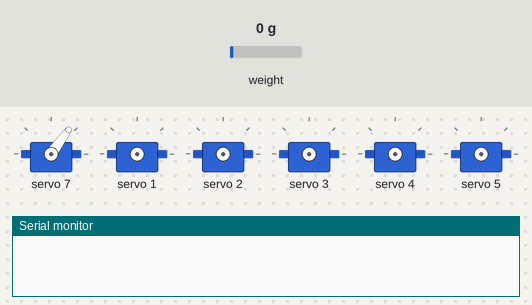
Recording of a sketch running on a simulated Arduino Uno, built with avr-gcc and run on an emulated ATmega328P. Shown: 6 × servo, the last lines printed to the serial monitor. Inputs (shaded band) come from the test bench; at power-on: weight on the scale 0 g.

Above: at 1.2 s.
At 12.7 s:
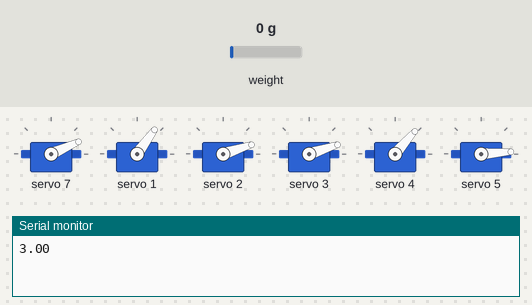
At 17.7 s:
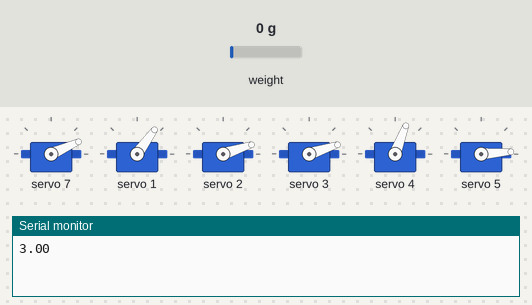
At 20.7 s:
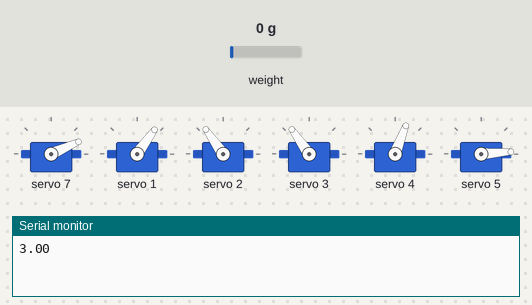
At 22.7 s:
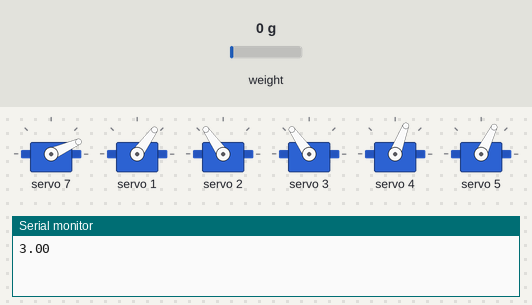
At 34.2 s:
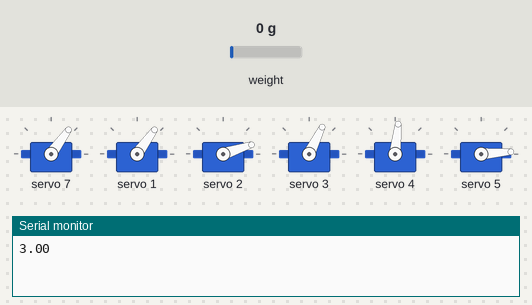
Timing chart, 0 to 40.0 s (numbered marks = the images above):
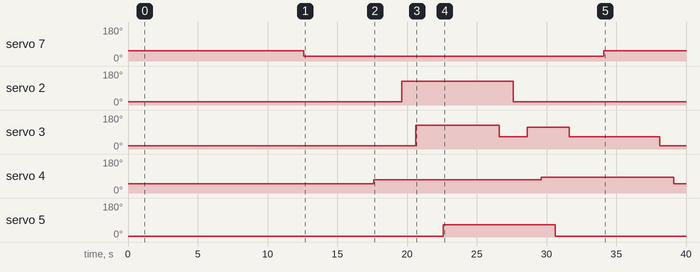

Measured:
- by itself, servo 7: 54° → 24° at 12.6 s, → 54° 21.5 s later
- by itself, servo 2: 18° → 125° at 19.6 s, → 18° 8.0 s later
- by itself, servo 3: 18° → 125° at 20.6 s, → 64° 6.0 s later, → 116° 2.0 s later, → 64° 3.0 s later, … (5 changes in this stretch)
- by itself, servo 4: 49° → 69° at 17.6 s, → 84° 12.0 s later, → 49° 9.5 s later
- by itself, servo 5: 4° → 64° at 22.6 s, → 4° 8.0 s later

The sketch:

main.ino
```cpp
#include <Wire.h>
#include <Adafruit_PWMServoDriver.h>
#include "HX711.h"

Adafruit_PWMServoDriver pca9685 = Adafruit_PWMServoDriver();
HX711 scale;

#define MG996R_SERVO_MIN 150 // MG996R 서보 모터의 최소 펄스 길이 (0도)
#define MG996R_SERVO_MAX 600 // MG996R 서보 모터의 최대 펄스 길이 (180도)
#define SG90_SERVO_MIN 120   // SG90 서보 모터의 최소 펄스 길이 (0도)
#define SG90_SERVO_MAX 500   // SG90 서보 모터의 최대 펄스 길이 (180도)
#define DOUT 3 // HX711의 DT 핀
#define CLK 2 // HX711의 SCK 핀
#define REPETITIONS 3 // 반복 횟수 (모터의 개수)

// 각도를 MG996R 서보의 펄스 길이로 변환하는 함수
int angleToPulseMG996R(int angle) {
  return map(angle, 0, 180, MG996R_SERVO_MIN, MG996R_SERVO_MAX);
}

// 각도를 SG90 서보의 펄스 길이로 변환하는 함수
int angleToPulseSG90(int angle) {
  return map(angle, 0, 180, SG90_SERVO_MIN, SG90_SERVO_MAX);
}

void setup() {
  Serial.begin(9600);

  // PCA9685 초기화
  pca9685.begin();
  pca9685.setPWMFreq(50);

  // HX711 초기화
  scale.begin(DOUT, CLK);
  scale.set_scale();    // 기본 설정
  scale.tare();         // 로드셀 초기화 (tare로 영점 설정)

  delay(100); // 안정화 대기
}

void loop() {
  // 로드셀 데이터 읽기
  // float weight = scale.get_units(5); // 평균 5번 측정
  // weight = abs((weight / 1000)); // weight 값 보정

  // // 시리얼 모니터에 무게 출력
  // Serial.print("Weight: ");
  // Serial.print(weight);
  // Serial.println(" g");

  // 임시 모터 초기화
  pca9685.setPWM(7, 0, angleToPulseMG996R(30));      delay(1000);
  pca9685.setPWM(1, 0, angleToPulseMG996R(30));      delay(1000);
  pca9685.setPWM(2, 0, angleToPulseMG996R(0));      delay(1000);
  pca9685.setPWM(3, 0, angleToPulseMG996R(0));      delay(1000);
  pca9685.setPWM(4, 0, angleToPulseSG90(45));       delay(1000);
  pca9685.setPWM(5, 0, angleToPulseSG90(0));       delay(1000);

  // 임시 무게 설정
  float weight = 3;
  Serial.println(weight);
  delay(5000);

  // 무게가 특정 값 이상일 때 모터 제어
  if (weight >= 2 && weight <= 3) {

    // 1번째 물품 분류기
    pca9685.setPWM(7, 0, angleToPulseMG996R(30));     delay(500);
    pca9685.setPWM(7, 0, angleToPulseMG996R(5));      delay(5000);

    // 로봇팔 (1단계)
    pca9685.setPWM(4, 0, angleToPulseSG90(65));       delay(1000);
    pca9685.setPWM(2, 0, angleToPulseMG996R(0));      delay(1000);
    pca9685.setPWM(2, 0, angleToPulseMG996R(90));     delay(1000);
    pca9685.setPWM(3, 0, angleToPulseMG996R(90));     delay(1000);
    pca9685.setPWM(5, 0, angleToPulseSG90(0));        delay(1000);
    pca9685.setPWM(5, 0, angleToPulseSG90(60));       delay(1000);

    delay(3000);

    // 로봇팔 (2단계)
    pca9685.setPWM(3, 0, angleToPulseSG90(60));       delay(1000);
    pca9685.setPWM(2, 0, angleToPulseMG996R(0));      delay(1000);
    pca9685.setPWM(3, 0, angleToPulseMG996R(83));     delay(1000);
    pca9685.setPWM(4, 0, angleToPulseSG90(80));       delay(1000);
    pca9685.setPWM(5, 0, angleToPulseSG90(0));        delay(1000);
    pca9685.setPWM(3, 0, angleToPulseSG90(60));        delay(2000);
    pca9685.setPWM(4, 0, 0); // 4번 모터 연결 끊기
    pca9685.setPWM(5, 0, 0); // 5번 모터 연결 끊기

    // 1번 물품 분류기 닫기
    pca9685.setPWM(1, 0, angleToPulseMG996R(30));     delay(500);
    pca9685.setPWM(7, 0, angleToPulseMG996R(30));     delay(500);
  }

  if(weight >= 5 && weight <= 6){
    // 1번째 물품 분류기 열기
        pca9685.setPWM(7, 0, angleToPulseMG996R(90));     delay(500);

    // 2번째 물품 분류기
    pca9685.setPWM(1, 0, angleToPulseMG996R(30));     delay(500);
    pca9685.setPWM(1, 0, angleToPulseMG996R(5));      delay(5000);

    // 로봇팔 (1단계)
    pca9685.setPWM(4, 0, angleToPulseSG90(65));       delay(1000);
    pca9685.setPWM(2, 0, angleToPulseMG996R(0));      delay(1000);
    pca9685.setPWM(2, 0, angleToPulseMG996R(90));     delay(1000);
    pca9685.setPWM(3, 0, angleToPulseMG996R(90));     delay(1000);
    pca9685.setPWM(5, 0, angleToPulseSG90(0));        delay(1000);
    pca9685.setPWM(5, 0, angleToPulseSG90(60));       delay(1000);

    delay(3000);

    // 로봇팔 (2단계)
    pca9685.setPWM(3, 0, angleToPulseSG90(60));       delay(1000);
    pca9685.setPWM(2, 0, angleToPulseMG996R(0));      delay(1000);
    pca9685.setPWM(3, 0, angleToPulseMG996R(83));     delay(1000);
    pca9685.setPWM(4, 0, angleToPulseSG90(80));       delay(1000);
    pca9685.setPWM(5, 0, angleToPulseSG90(0));        delay(1000);
    pca9685.setPWM(3, 0, angleToPulseSG90(60));        delay(2000);
    pca9685.setPWM(4, 0, 0); // 4번 모터 연결 끊기
    pca9685.setPWM(5, 0, 0); // 5번 모터 연결 끊기

    // 2번 물품 분류기 되돌아오기
    pca9685.setPWM(1, 0, angleToPulseMG996R(30));     delay(500);
    pca9685.setPWM(7, 0, angleToPulseMG996R(30));     delay(500);
  }
  delay(500); // 무게를 주기적으로 확인 (500ms)
}
```
